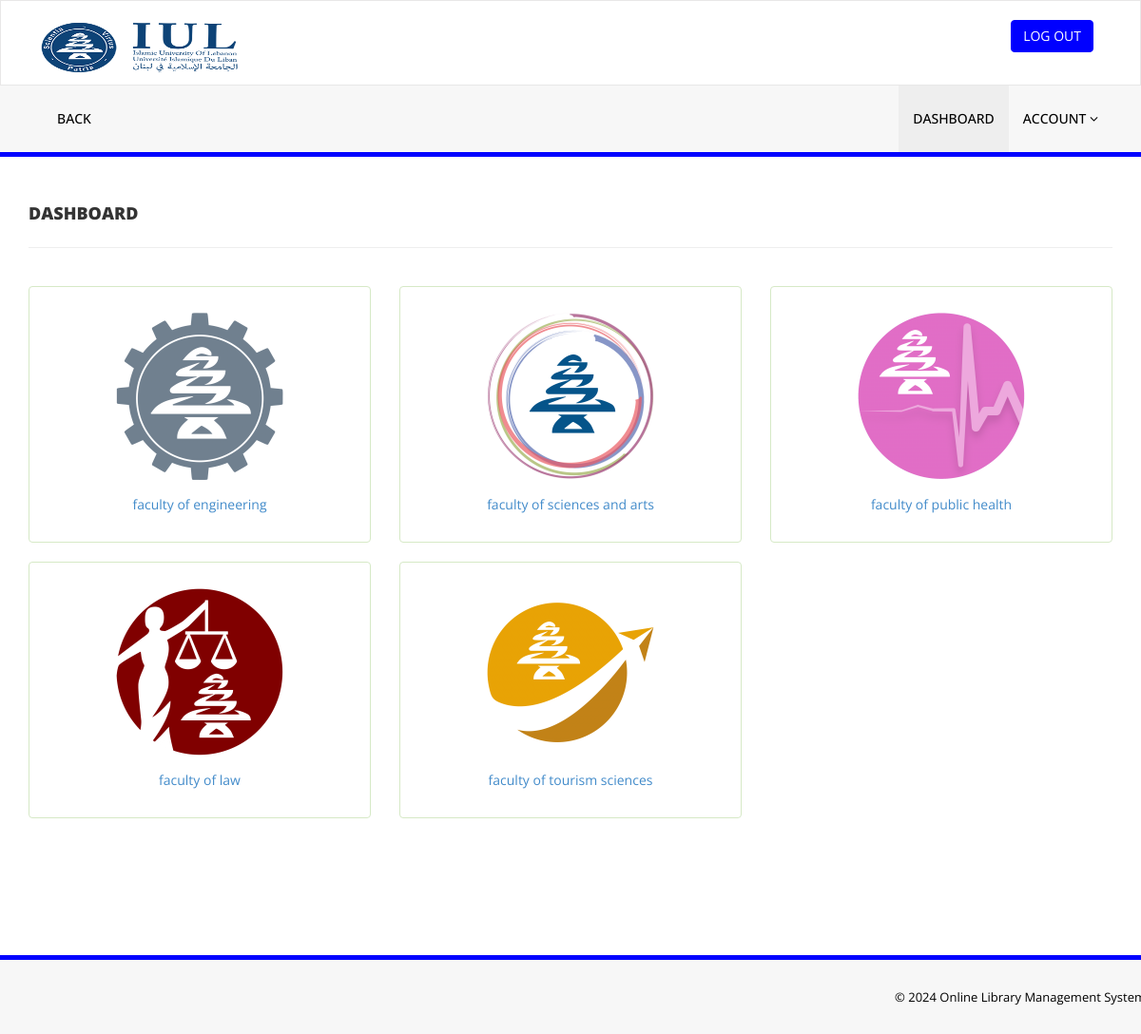
The app's page /dashboard.php (signed in) with its own data.
### tables this page shows
CREATE TABLE `faculties` (
  `id` int(11) NOT NULL,
  `name` varchar(255) NOT NULL,
  `photos` varchar(200) NOT NULL,
  `is_deleted` int(10) NOT NULL DEFAULT '0'
);

### dashboard.php (the view, shortened to what this page needs)
<?php
include('includes/config.php');
if(strlen($_SESSION['login']) == 0 && strlen($_SESSION['alogin']) == 0) {
    header('location:index.php');
} else {
    if(isset($_GET['id'])) {
        $facultyId = $_GET['id'];
        $sql = "SELECT id, is_deleted FROM faculties WHERE id = :facultyId";
        $query = $dbh->prepare($sql);
        $query->bindParam(':facultyId', $facultyId, PDO::PARAM_INT);
        $query->execute();
        $faculty = $query->fetch(PDO::FETCH_OBJ);
        if(!$faculty || $faculty->is_deleted == 1) {
            echo "<div>Invalid or deleted faculty ID.</div><br><br>";
        } else {
            $sql = "SELECT major_id, major, faculty_id, photos FROM majors WHERE faculty_id = :facultyId AND is_deleted = 0";
            $query = $dbh->prepare($sql);
            $query->bindParam(':facultyId', $facultyId, PDO::PARAM_INT);
            $query->execute();
            $results = $query->fetchAll(PDO::FETCH_OBJ);
            $numRows = $query->rowCount();
?>
            <!DOCTYPE html>
            <html xmlns="http://www.w3.org/1999/xhtml">
            <head>
                <meta charset="utf-8" />
                <meta name="viewport" content="width=device-width, initial-scale=1, maximum-scale=1" />
                <meta name="description" content="" />
                <meta name="author" content="" />
                <title>Online Library Management System | User Dashboard</title>
                <link href="assets/css/bootstrap.css" rel="stylesheet" />
                <link href="assets/css/font-awesome.css" rel="stylesheet" />
                <link href="assets/css/style.css" rel="stylesheet" />
                <link href='http://fonts.googleapis.com/css?family=Open+Sans' rel='stylesheet' type='text/css' />
            </head>
            <body>
                <?php include('includes/header.php');?>
                <div class="content-wrapper">
                    <div class="container">
                        <div class="row pad-botm">
                            <div class="col-md-12">
                                <?php if($facultyId == 0) { ?>
                                    <h4 class="header-line">DASHBOARD</h4>
                                <?php } else { ?>
                                    <h4 class="header-line">MAJORS</h4>
                                <?php } ?>
                            </div>
                        </div>
                        <div class="row">
                            <?php if ($numRows > 0) {
                                foreach ($results as $faculty) {
                            ?>
                                    <div class="col-md-4 col-sm-4 col-xs-6">
                                        <div class="alert alert-success back-widget-set text-center">
                                            <a href="display_subjects.php?major_id=<?php echo $faculty->major_id; ?>">
                                                <img src="<?php echo $faculty->photos; ?>" alt="photo">
                                                <?php echo "<p> " . $faculty->major . "</p>";?>
                                            </a>
                                        </div>
                                    </div>
                            <?php
                                }
                            } else {
                                echo "<div>No data found.</div><br><br>";
                            }
                            ?>
                            <?php $isAdmin = isset($_SESSION['alogin']) && strlen($_SESSION['alogin']) > 0; ?>
                            <?php if ($isAdmin) { ?>
                                <div class="col-md-4 col-sm-4 col-xs-6">
                                    <div class="alert alert-success back-widget-set text-center">
                                        <a href="add-major.php?faculty_id=<?php echo htmlentities($facultyId); ?>" class="bt-custom btn btn-info btn-lg" data-toggle="tooltip" title="Add Major">
                                            <i class=" fa fa-plus"></i><br>Add Major
                                        </a>
                                    </div>
                                </div>
                                <div class="col-md-4 col-sm-4 col-xs-6">
                                    <div class="alert alert-success back-widget-set text-center">
                                        <a href="drop-major.php?faculty_id=<?php echo htmlentities($facultyId); ?>" class="bt-custom btn btn-info btn-lg" data-toggle="tooltip" title="Drop Major">
                                            <i class="fa fa-minus"></i><br>Drop Major
                                        </a>
                                    </div>
                                </div>
                            <?php } ?>
                        </div>
                    </div>
                </div>
                <?php include('includes/footer.php');?>
                <script src="assets/js/jquery-1.10.2.js"></script>
                <script src="assets/js/bootstrap.js"></script>
                <script src="assets/js/custom.js"></script>
            </body>
            </html>
<?php
        }
    } else {
        $sql = "SELECT id, name, photos FROM faculties WHERE is_deleted = 0";
        $query = $dbh->prepare($sql);
        $query->execute();
        $results = $query->fetchAll(PDO::FETCH_OBJ);
        $numRows = $query->rowCount();
?>
        <!DOCTYPE html>
        <html xmlns="http://www.w3.org/1999/xhtml">
        <head>
            <link href="assets/css/bootstrap.css" rel="stylesheet" />
            <link href="assets/css/font-awesome.css" rel="stylesheet" />
            <link href="assets/css/style.css" rel="stylesheet" />
        </head>
        <body>
            <?php include('includes/header.php');?>
            <div class="content-wrapper">
                <div class="container">
                    <div class="row pad-botm">
                        <div class="col-md-12">
                            <h4 class="header-line">DASHBOARD</h4>
                        </div>
                    </div>
                    <div class="row">
                        <?php if ($numRows > 0) {
                            foreach ($results as $faculty) {
                        ?>
                                <div class="col-md-4 col-sm-4 col-xs-6">
                                    <div class="alert alert-success back-widget-set text-center">
                                        <a href="<?php echo $_SERVER['PHP_SELF'] . '?id=' . $faculty->id; ?>">
                                            <img src="<?php echo $faculty->photos; ?>" alt="">
                                            <?php echo "<p> " . $faculty->name . "</p>";?>
                                        </a>
                                    </div>
                                </div>
                        <?php
                            }
                        } else {
                            echo "<div>No data found.</div><br><br>";
                        }
                        ?>
                    </div>
                </div>
            </div>
            <?php include('includes/footer.php');?>
        </body>
        </html>
<?php
    }
}
?>

### includes/header.php (shortened to what this page needs)
<div class="navbar navbar-inverse set-radius-zero" >
        <div class="container">
            <div class="navbar-header">
                <a class="navbar-brand" href="https://www.iul.edu.lb/"  >
                    <img src="assets/img/logo.png" alt="logo2" width="150%" height="350%" />
                </a>
            </div>
<?php if($_SESSION['login'] || $_SESSION['alogin'])
{
?>
            <div class="right-div">
                <a href="logout.php" class="btn btn-danger pull-right">LOG OUT</a>
            </div>
            <?php }?>
        </div>
    </div>
<?php if($_SESSION['login'] )
{
?>
<section class="menu-section">
        <div class="container">
            <div class="row ">
                <div class="col-md-12">
                    <div class="navbar-collapse collapse ">
                    <ul id="menu-top" class="nav navbar-nav navbar-left">
                            <li><a href="javascript:history.back()" id="backButton" class="">Back</a></li>
                    </ul>
                        <ul id="menu-top" class="nav navbar-nav navbar-right">
                            <li><a href="dashboard.php" class="menu-top-active">DASHBOARD</a></li>
                             <li>
                                <a href="#" class="dropdown-toggle" id="ddlmenuItem" data-toggle="dropdown"> Account <i class="fa fa-angle-down"></i></a>
                            </li>
                        </ul>
                    </div>
                </div>
            </div>
        </div>
    </section>
    <?php } ?>

### includes/footer.php
<section class="footer-section">
     <div class="container">
         <div class="row">
             <div class="col-md-12">
                &copy; <?php echo date('Y');?> Online Library Management System</a>
             </div>
         </div>
     </div>
 </section>

### assets/css/style.css (style rules this page uses)
.set-radius-zero { border-radius:0px; -moz-border-radius:0px; -webkit-border-radius:0px; }
.content-wrapper { margin-top: 40px; min-height:800px; padding-bottom:90px; }
.header-line { font-weight:900; padding-bottom:25px; border-bottom:1px solid #eeeeee; text-transform:uppercase; }
.pad-botm { padding-bottom:30px; }
.right-div { float: right; padding: 20px; }
#menu-top a { color:#000; text-decoration:none; font-weight:500; padding: 25px 15px 25px 15px; text-transform:uppercase; }
.menu-section { background-color: #f7f7f7; border-bottom:5px solid blue; width:100% }
.menu-top-active { background-color:#eeeeee; }
.navbar-inverse { background-color: #FFF; border-color: rgba(155, 153, 153, 0.23); }
.navbar { min-height: 90px; margin-bottom: 0px; }
.back-widget-set { background-color:transparent; }
.footer-section { padding:25px 50px 25px 50px; color:#000; font-size:13px; background-color: #f7f7f7; text-align:right; border-top:5px solid blue; }

### records on screen
faculties: photos (picture), name "faculty of engineering"
faculties: photos (picture), name "faculty of sciences and arts"
faculties: photos (picture), name "faculty of public health"
faculties: photos (picture), name "faculty of law"
faculties: photos (picture), name "faculty of tourism sciences"
